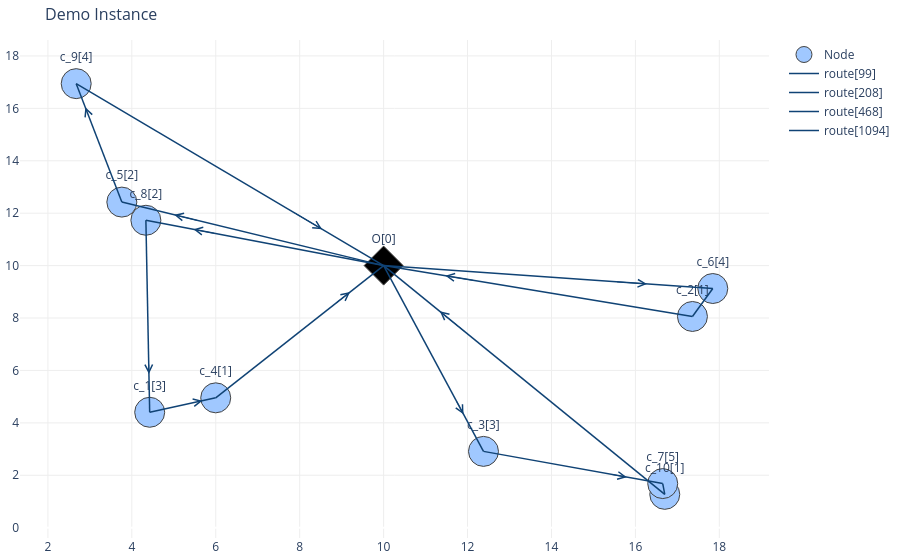

The cell this chart's notebook holds for it:
### Markdown cell above
### 3.2 veh upto 3, node visit upto 4

### Code cell
phaseII_model = md.phaseIIModel(init_route, initializer,
                 distance_matrix,constant_dict)
phaseII_model.buildModel()
phaseII_model.model.setParam('OutputFlag',False)
timeLimit=120;GAP=0.01;phaseII_model.solveModel()
sol_obj_phaseII = pd.Series(phaseII_model.model.getVars())
sol_vec_phaseII = pd.DataFrame(index = sol_obj_phaseII.apply(lambda x:x.VarName))
sol_vec_phaseII['value'] = sol_obj_phaseII.apply(lambda x:x.X).values
optimal_routes_phaseII = sol_vec_phaseII.loc[sol_vec_phaseII['value']==1]
ref_df = phaseII_model.init_routes_df.set_index('labels')
print(ref_df.loc[['m','lr']][optimal_routes_phaseII.index])
formatted_routes_list_II =  phaseII_model.getRoute4Plot(optimal_routes_phaseII.index.to_list(),
                                                        ref_df,edge_plot_config)
vis_sol.plot_network(formatted_routes_list_II,node_trace,_title="Demo Instance",_cus_dem=customer_demand)

### Figure 1 — Plotly figure (JSON) as saved in the notebook; plotly's stock layout.template omitted (floating-point values rounded to 4 significant figures)
{"data": [{"marker": {"color": [2, 2, 2, 2, 2, 2, 2, 2, 2, 2, 4], "colorscale": [[0, "rgb(0,0,0)"], [0.25, "rgb(230,0,0)"], [0.5, "rgb(230,210,0)"], [0.75, "rgb(255,255,255)"], [1, "rgb(160,200,255)"]], "line": {"width": 1}, "reversescale": true, "showscale": false, "size": 30, "symbol": ["circle", "circle", "circle", "circle", "circle", "circle", "circle", "circle", "circle", "circle", "diamond"]}, "mode": "markers+text", "name": "Node", "text": ["c_5[2]", "c_9[4]", "c_3[3]", "c_4[1]", "c_10[1]", "c_8[2]", "c_2[1]", "c_6[4]", "c_7[5]", "c_1[3]", "O[0]"], "textposition": "top center", "type": "scatter", "x": [3.762, 2.674, 12.38, 5.999, 16.7, 4.335, 17.36, 17.84, 16.65, 4.426, 10], "y": [12.42, 16.94, 2.912, 4.955, 1.272, 11.73, 8.059, 9.126, 1.683, 4.404, 10]}, {"hoverinfo": "text", "line": {"color": "#104375", "width": 1.5}, "mode": "lines+text", "name": "route[99]", "text": "", "textposition": "middle center", "type": "scatter", "x": [17.36, 10, null, 17.84, 17.36, null, 10, 17.84, null], "y": [8.059, 10, null, 9.126, 8.059, null, 10, 9.126, null]}, {"hoverinfo": "text", "line": {"color": "#104375", "width": 1.5}, "mode": "lines+text", "name": "route[208]", "text": "", "textposition": "middle center", "type": "scatter", "x": [3.762, 2.674, null, 10, 3.762, null, 2.674, 10, null], "y": [12.42, 16.94, null, 10, 12.42, null, 16.94, 10, null]}, {"hoverinfo": "text", "line": {"color": "#104375", "width": 1.5}, "mode": "lines+text", "name": "route[468]", "text": "", "textposition": "middle center", "type": "scatter", "x": [5.999, 10, null, 4.426, 5.999, null, 10, 4.335, null, 4.335, 4.426, null], "y": [4.955, 10, null, 4.404, 4.955, null, 10, 11.73, null, 11.73, 4.404, null]}, {"hoverinfo": "text", "line": {"color": "#104375", "width": 1.5}, "mode": "lines+text", "name": "route[1094]", "text": "", "textposition": "middle center", "type": "scatter", "x": [10, 12.38, null, 12.38, 16.65, null, 16.7, 10, null, 16.65, 16.7, null], "y": [10, 2.912, null, 2.912, 1.683, null, 1.272, 10, null, 1.683, 1.272, null]}], "layout": {"annotations": [{"arrowcolor": "#104375", "arrowhead": 5, "arrowsize": 1.5, "ax": 12.21, "axref": "x", "ay": 9.418, "ayref": "y", "showarrow": true, "x": 11.47, "xref": "x", "y": 9.612, "yref": "y"}, {"arrowcolor": "#104375", "arrowhead": 5, "arrowsize": 1.5, "ax": 17.5, "axref": "x", "ay": 8.379, "ayref": "y", "showarrow": true, "x": 17.46, "xref": "x", "y": 8.273, "yref": "y"}, {"arrowcolor": "#104375", "arrowhead": 5, "arrowsize": 1.5, "ax": 15.49, "axref": "x", "ay": 9.388, "ayref": "y", "showarrow": true, "x": 16.28, "xref": "x", "y": 9.3, "yref": "y"}, {"arrowcolor": "#104375", "arrowhead": 5, "arrowsize": 1.5, "ax": 3.001, "axref": "x", "ay": 15.59, "ayref": "y", "showarrow": true, "x": 2.892, "xref": "x", "y": 16.04, "yref": "y"}, {"arrowcolor": "#104375", "arrowhead": 5, "arrowsize": 1.5, "ax": 5.633, "axref": "x", "ay": 11.7, "ayref": "y", "showarrow": true, "x": 5.009, "xref": "x", "y": 11.94, "yref": "y"}, {"arrowcolor": "#104375", "arrowhead": 5, "arrowsize": 1.5, "ax": 7.802, "axref": "x", "ay": 12.08, "ayref": "y", "showarrow": true, "x": 8.535, "xref": "x", "y": 11.39, "yref": "y"}, {"arrowcolor": "#104375", "arrowhead": 5, "arrowsize": 1.5, "ax": 8.8, "axref": "x", "ay": 8.487, "ayref": "y", "showarrow": true, "x": 9.2, "xref": "x", "y": 8.991, "yref": "y"}, {"arrowcolor": "#104375", "arrowhead": 5, "arrowsize": 1.5, "ax": 5.527, "axref": "x", "ay": 4.79, "ayref": "y", "showarrow": true, "x": 5.684, "xref": "x", "y": 4.845, "yref": "y"}, {"arrowcolor": "#104375", "arrowhead": 5, "arrowsize": 1.5, "ax": 6.034, "axref": "x", "ay": 11.21, "ayref": "y", "showarrow": true, "x": 5.468, "xref": "x", "y": 11.38, "yref": "y"}, {"arrowcolor": "#104375", "arrowhead": 5, "arrowsize": 1.5, "ax": 4.398, "axref": "x", "ay": 6.602, "ayref": "y", "showarrow": true, "x": 4.407, "xref": "x", "y": 5.869, "yref": "y"}, {"arrowcolor": "#104375", "arrowhead": 5, "arrowsize": 1.5, "ax": 11.67, "axref": "x", "ay": 5.038, "ayref": "y", "showarrow": true, "x": 11.9, "xref": "x", "y": 4.329, "yref": "y"}, {"arrowcolor": "#104375", "arrowhead": 5, "arrowsize": 1.5, "ax": 15.37, "axref": "x", "ay": 2.052, "ayref": "y", "showarrow": true, "x": 15.8, "xref": "x", "y": 1.929, "yref": "y"}, {"arrowcolor": "#104375", "arrowhead": 5, "arrowsize": 1.5, "ax": 12.01, "axref": "x", "ay": 7.382, "ayref": "y", "showarrow": true, "x": 11.34, "xref": "x", "y": 8.254, "yref": "y"}, {"arrowcolor": "#104375", "arrowhead": 5, "arrowsize": 1.5, "ax": 16.69, "axref": "x", "ay": 1.396, "ayref": "y", "showarrow": true, "x": 16.69, "xref": "x", "y": 1.355, "yref": "y"}], "hovermode": "closest", "margin": {"b": 20, "l": 5, "r": 5, "t": 40}, "plot_bgcolor": "rgba(0,0,0,0)", "showlegend": true, "title": {"font": {"size": 16}, "text": "Demo Instance"}, "xaxis": {"gridcolor": "#eee", "showgrid": true, "showticklabels": true, "zeroline": true}, "yaxis": {"gridcolor": "#eee", "showgrid": true, "showticklabels": true, "zeroline": true}}}
